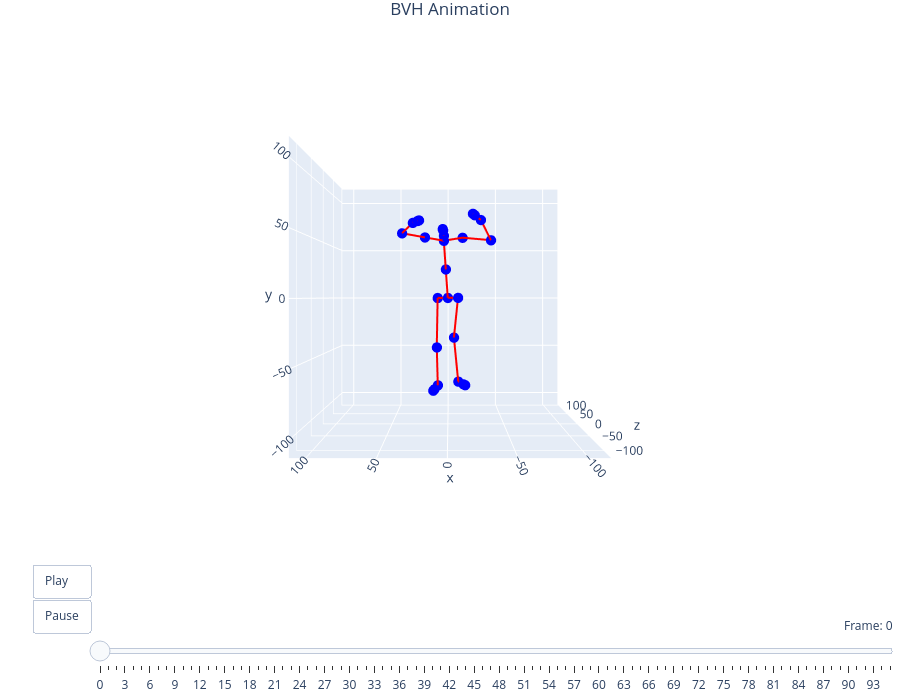

Notebook cell for this chart:
### Code cell
filename = "move"
viewer = preview_bvh(f'bvh/{filename}.bvh', True, True)

### Figure 1 — Plotly figure (JSON) as saved in the notebook; plotly's stock layout.template omitted (floating-point values rounded to 4 significant figures)
{"data": [{"hoverinfo": "text", "marker": {"color": "blue", "size": 6}, "mode": "markers", "showlegend": false, "text": ["mixamorig:Hips", "mixamorig:Spine", "mixamorig:Spine2", "mixamorig:Neck", "mixamorig:Head", "mixamorig:Head_end", "mixamorig:LeftShoulder", "mixamorig:LeftArm", "mixamorig:LeftForeArm", "mixamorig:LeftHand", "mixamorig:LeftHand_end", "mixamorig:RightShoulder", "mixamorig:RightArm", "mixamorig:RightForeArm", "mixamorig:RightHand", "mixamorig:RightHand_end", "mixamorig:LeftUpLeg", "mixamorig:LeftLeg", "mixamorig:LeftFoot", "mixamorig:LeftToeBase", "mixamorig:LeftToeBase_end", "mixamorig:RightUpLeg", "mixamorig:RightLeg", "mixamorig:RightFoot", "mixamorig:RightToeBase", "mixamorig:RightToeBase_end"], "type": "scatter3d", "x": [0.09584, 1.858, 3.62, 3.615, 4.246, 4.626, 20.35, 39.98, 30.29, 26.17, 24.94, -13.12, -37.85, -28.61, -23.2, -21.58, 9.242, 9.957, 9.435, 12.61, 13.56, -9.051, -5.411, -9.496, -14.11, -15.5], "y": [0.2715, 25.74, 51.2, 55.6, 60.24, 61.32, 53.86, 56.66, 65.11, 66.77, 67.26, 54.17, 50.94, 67.81, 71.75, 72.94, 0.1974, -44.17, -80.85, -84.04, -84.99, 0.3457, -35.31, -77.1, -78.28, -78.64], "z": [0.05481, -1.536, -3.126, -3.365, -5.477, -6.505, -6.446, -15.26, -21.24, -20.91, -20.81, -0.1117, -11.41, -19.22, -20.92, -21.43, 3.097, 0.9986, 20.45, 15.97, 14.63, -2.987, 0.3524, 17.91, 8.127, 5.192]}, {"hoverinfo": "none", "line": {"color": "red", "width": 4}, "mode": "lines", "showlegend": false, "type": "scatter3d", "x": [1.858, 0.09584, null, 3.62, 1.858, null, 3.615, 3.62, null, 4.246, 3.615, null, 4.626, 4.246, null, 20.35, 3.62, null, 39.98, 20.35, null, 30.29, 39.98, null, 26.17, 30.29, null, 24.94, 26.17, null, -13.12, 3.62, null, -37.85, -13.12, null, -28.61, -37.85, null, -23.2, -28.61, null, -21.58, -23.2, null, 9.242, 0.09584, null, 9.957, 9.242, null, 9.435, 9.957, null, 12.61, 9.435, null, 13.56, 12.61, null, -9.051, 0.09584, null, -5.411, -9.051, null, -9.496, -5.411, null, -14.11, -9.496, null, -15.5, -14.11, null], "y": [25.74, 0.2715, null, 51.2, 25.74, null, 55.6, 51.2, null, 60.24, 55.6, null, 61.32, 60.24, null, 53.86, 51.2, null, 56.66, 53.86, null, 65.11, 56.66, null, 66.77, 65.11, null, 67.26, 66.77, null, 54.17, 51.2, null, 50.94, 54.17, null, 67.81, 50.94, null, 71.75, 67.81, null, 72.94, 71.75, null, 0.1974, 0.2715, null, -44.17, 0.1974, null, -80.85, -44.17, null, -84.04, -80.85, null, -84.99, -84.04, null, 0.3457, 0.2715, null, -35.31, 0.3457, null, -77.1, -35.31, null, -78.28, -77.1, null, -78.64, -78.28, null], "z": [-1.536, 0.05481, null, -3.126, -1.536, null, -3.365, -3.126, null, -5.477, -3.365, null, -6.505, -5.477, null, -6.446, -3.126, null, -15.26, -6.446, null, -21.24, -15.26, null, -20.91, -21.24, null, -20.81, -20.91, null, -0.1117, -3.126, null, -11.41, -0.1117, null, -19.22, -11.41, null, -20.92, -19.22, null, -21.43, -20.92, null, 3.097, 0.05481, null, 0.9986, 3.097, null, 20.45, 0.9986, null, 15.97, 20.45, null, 14.63, 15.97, null, -2.987, 0.05481, null, 0.3524, -2.987, null, 17.91, 0.3524, null, 8.127, 17.91, null, 5.192, 8.127, null]}], "layout": {"height": 700, "margin": {"b": 0, "l": 0, "r": 0, "t": 30}, "scene": {"aspectmode": "cube", "camera": {"center": {"x": 0, "y": 0, "z": 0}, "eye": {"x": 0, "y": 0, "z": -2.5}, "up": {"x": 0, "y": 1, "z": 0}}, "xaxis": {"range": [-115.6, 111.8]}, "yaxis": {"range": [-112.7, 114.7]}, "zaxis": {"range": [-123.0, 104.4]}}, "sliders": [{"active": 0, "currentvalue": {"prefix": "Frame: ", "visible": true, "xanchor": "right"}, "len": 0.9, "pad": {"b": 10, "t": 50}, "steps": [{"args": [["frame_0"], {"frame": {"duration": 0, "redraw": true}, "mode": "immediate"}], "label": "0", "method": "animate"}, {"args": [["frame_1"], {"frame": {"duration": 0, "redraw": true}, "mode": "immediate"}], "label": "1", "method": "animate"}, {"args": [["frame_2"], {"frame": {"duration": 0, "redraw": true}, "mode": "immediate"}], "label": "2", "method": "animate"}, {"args": [["frame_3"], {"frame": {"duration": 0, "redraw": true}, "mode": "immediate"}], "label": "3", "method": "animate"}, {"args": [["frame_4"], {"frame": {"duration": 0, "redraw": true}, "mode": "immediate"}], "label": "4", "method": "animate"}, {"args": [["frame_5"], {"frame": {"duration": 0, "redraw": true}, "mode": "immediate"}], "label": "5", "method": "animate"}, {"args": [["frame_6"], {"frame": {"duration": 0, "redraw": true}, "mode": "immediate"}], "label": "6", "method": "animate"}, {"args": [["frame_7"], {"frame": {"duration": 0, "redraw": true}, "mode": "immediate"}], "label": "7", "method": "animate"}, {"args": [["frame_8"], {"frame": {"duration": 0, "redraw": true}, "mode": "immediate"}], "label": "8", "method": "animate"}, {"args": [["frame_9"], {"frame": {"duration": 0, "redraw": true}, "mode": "immediate"}], "label": "9", "method": "animate"}, {"args": [["frame_10"], {"frame": {"duration": 0, "redraw": true}, "mode": "immediate"}], "label": "10", "method": "animate"}, {"args": [["frame_11"], {"frame": {"duration": 0, "redraw": true}, "mode": "immediate"}], "label": "11", "method": "animate"}, {"args": [["frame_12"], {"frame": {"duration": 0, "redraw": true}, "mode": "immediate"}], "label": "12", "method": "animate"}, {"args": [["frame_13"], {"frame": {"duration": 0, "redraw": true}, "mode": "immediate"}], "label": "13", "method": "animate"}, {"args": [["frame_14"], {"frame": {"duration": 0, "redraw": true}, "mode": "immediate"}], "label": "14", "method": "animate"}, {"args": [["frame_15"], {"frame": {"duration": 0, "redraw": true}, "mode": "immediate"}], "label": "15", "method": "animate"}, {"args": [["frame_16"], {"frame": {"duration": 0, "redraw": true}, "mode": "immediate"}], "label": "16", "method": "animate"}, {"args": [["frame_17"], {"frame": {"duration": 0, "redraw": true}, "mode": "immediate"}], "label": "17", "method": "animate"}, {"args": [["frame_18"], {"frame": {"duration": 0, "redraw": true}, "mode": "immediate"}], "label": "18", "method": "animate"}, {"args": [["frame_19"], {"frame": {"duration": 0, "redraw": true}, "mode": "immediate"}], "label": "19", "method": "animate"}, {"args": [["frame_20"], {"frame": {"duration": 0, "redraw": true}, "mode": "immediate"}], "label": "20", "method": "animate"}, {"args": [["frame_21"], {"frame": {"duration": 0, "redraw": true}, "mode": "immediate"}], "label": "21", "method": "animate"}, {"args": [["frame_22"], {"frame": {"duration": 0, "redraw": true}, "mode": "immediate"}], "label": "22", "method": "animate"}, {"args": [["frame_23"], {"frame": {"duration": 0, "redraw": true}, "mode": "immediate"}], "label": "23", "method": "animate"}, {"args": [["frame_24"], {"frame": {"duration": 0, "redraw": true}, "mode": "immediate"}], "label": "24", "method": "animate"}, {"args": [["frame_25"], {"frame": {"duration": 0, "redraw": true}, "mode": "immediate"}], "label": "25", "method": "animate"}, {"args": [["frame_26"], {"frame": {"duration": 0, "redraw": true}, "mode": "immediate"}], "label": "26", "method": "animate"}, {"args": [["frame_27"], {"frame": {"duration": 0, "redraw": true}, "mode": "immediate"}], "label": "27", "method": "animate"}, {"args": [["frame_28"], {"frame": {"duration": 0, "redraw": true}, "mode": "immediate"}], "label": "28", "method": "animate"}, {"args": [["frame_29"], {"frame": {"duration": 0, "redraw": true}, "mode": "immediate"}], "label": "29", "method": "animate"}, {"args": [["frame_30"], {"frame": {"duration": 0, "redraw": true}, "mode": "immediate"}], "label": "30", "method": "animate"}, {"args": [["frame_31"], {"frame": {"duration": 0, "redraw": true}, "mode": "immediate"}], "label": "31", "method": "animate"}, {"args": [["frame_32"], {"frame": {"duration": 0, "redraw": true}, "mode": "immediate"}], "label": "32", "method": "animate"}, {"args": [["frame_33"], {"frame": {"duration": 0, "redraw": true}, "mode": "immediate"}], "label": "33", "method": "animate"}, {"args": [["frame_34"], {"frame": {"duration": 0, "redraw": true}, "mode": "immediate"}], "label": "34", "method": "animate"}, {"args": [["frame_35"], {"frame": {"duration": 0, "redraw": true}, "mode": "immediate"}], "label": "35", "method": "animate"}, {"args": [["frame_36"], {"frame": {"duration": 0, "redraw": true}, "mode": "immediate"}], "label": "36", "method": "animate"}, {"args": [["frame_37"], {"frame": {"duration": 0, "redraw": true}, "mode": "immediate"}], "label": "37", "method": "animate"}, {"args": [["frame_38"], {"frame": {"duration": 0, "redraw": true}, "mode": "immediate"}], "label": "38", "method": "animate"}, {"args": [["frame_39"], {"frame": {"duration": 0, "redraw": true}, "mode": "immediate"}], "label": "39", "method": "animate"}, {"args": [["frame_40"], {"frame": {"duration": 0, "redraw": true}, "mode": "immediate"}], "label": "40", "method": "animate"}, {"args": [["frame_41"], {"frame": {"duration": 0, "redraw": true}, "mode": "immediate"}], "label": "41", "method": "animate"}, {"args": [["frame_42"], {"frame": {"duration": 0, "redraw": true}, "mode": "immediate"}], "label": "42", "method": "animate"}, {"args": [["frame_43"], {"frame": {"duration": 0, "redraw": true}, "mode": "immediate"}], "label": "43", "method": "animate"}, {"args": [["frame_44"], {"frame": {"duration": 0, "redraw": true}, "mode": "immediate"}], "label": "44", "method": "animate"}, {"args": [["frame_45"], {"frame": {"duration": 0, "redraw": true}, "mode": "immediate"}], "label": "45", "method": "animate"}, {"args": [["frame_46"], {"frame": {"duration": 0, "redraw": true}, "mode": "immediate"}], "label": "46", "method": "animate"}, {"args": [["frame_47"], {"frame": {"duration": 0, "redraw": true}, "mode": "immediate"}], "label": "47", "method": "animate"}, {"args": [["frame_48"], {"frame": {"duration": 0, "redraw": true}, "mode": "immediate"}], "label": "48", "method": "animate"}, {"args": [["frame_49"], {"frame": {"duration": 0, "redraw": true}, "mode": "immediate"}], "label": "49", "method": "animate"}, {"args": [["frame_50"], {"frame": {"duration": 0, "redraw": true}, "mode": "immediate"}], "label": "50", "method": "animate"}, {"args": [["frame_51"], {"frame": {"duration": 0, "redraw": true}, "mode": "immediate"}], "label": "51", "method": "animate"}, {"args": [["frame_52"], {"frame": {"duration": 0, "redraw": true}, "mode": "immediate"}], "label": "52", "method": "animate"}, {"args": [["frame_53"], {"frame": {"duration": 0, "redraw": true}, "mode": "immediate"}], "label": "53", "method": "animate"}, {"args": [["frame_54"], {"frame": {"duration": 0, "redraw": true}, "mode": "immediate"}], "label": "54", "method": "animate"}, {"args": [["frame_55"], {"frame": {"duration": 0, "redraw": true}, "mode": "immediate"}], "label": "55", "method": "animate"}, {"args": [["frame_56"], {"frame": {"duration": 0, "redraw": true}, "mode": "immediate"}], "label": "56", "method": "animate"}, {"args": [["frame_57"], {"frame": {"duration": 0, "redraw": true}, "mode": "immediate"}], "label": "57", "method": "animate"}, {"args": [["frame_58"], {"frame": {"duration": 0, "redraw": true}, "mode": "immediate"}], "label": "58", "method": "animate"}, {"args": [["frame_59"], {"frame": {"duration": 0, "redraw": true}, "mode": "immediate"}], "label": "59", "method": "animate"}, {"args": [["frame_60"], {"frame": {"duration": 0, "redraw": true}, "mode": "immediate"}], "label": "60", "method": "animate"}, {"args": [["frame_61"], {"frame": {"duration": 0, "redraw": true}, "mode": "immediate"}], "label": "61", "method": "animate"}, {"args": [["frame_62"], {"frame": {"duration": 0, "redraw": true}, "mode": "immediate"}], "label": "62", "method": "animate"}, {"args": [["frame_63"], {"frame": {"duration": 0, "redraw": true}, "mode": "immediate"}], "label": "63", "method": "animate"}, {"args": [["frame_64"], {"frame": {"duration": 0, "redraw": true}, "mode": "immediate"}], "label": "64", "method": "animate"}, {"args": [["frame_65"], {"frame": {"duration": 0, "redraw": true}, "mode": "immediate"}], "label": "65", "method": "animate"}, {"args": [["frame_66"], {"frame": {"duration": 0, "redraw": true}, "mode": "immediate"}], "label": "66", "method": "animate"}, {"args": [["frame_67"], {"frame": {"duration": 0, "redraw": true}, "mode": "immediate"}], "label": "67", "method": "animate"}, {"args": [["frame_68"], {"frame": {"duration": 0, "redraw": true}, "mode": "immediate"}], "label": "68", "method": "animate"}, {"args": [["frame_69"], {"frame": {"duration": 0, "redraw": true}, "mode": "immediate"}], "label": "69", "method": "animate"}, {"args": [["frame_70"], {"frame": {"duration": 0, "redraw": true}, "mode": "immediate"}], "label": "70", "method": "animate"}, {"args": [["frame_71"], {"frame": {"duration": 0, "redraw": true}, "mode": "immediate"}], "label": "71", "method": "animate"}, {"args": [["frame_72"], {"frame": {"duration": 0, "redraw": true}, "mode": "immediate"}], "label": "72", "method": "animate"}, {"args": [["frame_73"], {"frame": {"duration": 0, "redraw": true}, "mode": "immediate"}], "label": "73", "method": "animate"}, {"args": [["frame_74"], {"frame": {"duration": 0, "redraw": true}, "mode": "immediate"}], "label": "74", "method": "animate"}, {"args": [["frame_75"], {"frame": {"duration": 0, "redraw": true}, "mode": "immediate"}], "label": "75", "method": "animate"}, {"args": [["frame_76"], {"frame": {"duration": 0, "redraw": true}, "mode": "immediate"}], "label": "76", "method": "animate"}, {"args": [["frame_77"], {"frame": {"duration": 0, "redraw": true}, "mode": "immediate"}], "label": "77", "method": "animate"}, {"args": [["frame_78"], {"frame": {"duration": 0, "redraw": true}, "mode": "immediate"}], "label": "78", "method": "animate"}, {"args": [["frame_79"], {"frame": {"duration": 0, "redraw": true}, "mode": "immediate"}], "label": "79", "method": "animate"}, {"args": [["frame_80"], {"frame": {"duration": 0, "redraw": true}, "mode": "immediate"}], "label": "80", "method": "animate"}, {"args": [["frame_81"], {"frame": {"duration": 0, "redraw": true}, "mode": "immediate"}], "label": "81", "method": "animate"}, {"args": [["frame_82"], {"frame": {"duration": 0, "redraw": true}, "mode": "immediate"}], "label": "82", "method": "animate"}, {"args": [["frame_83"], {"frame": {"duration": 0, "redraw": true}, "mode": "immediate"}], "label": "83", "method": "animate"}, {"args": [["frame_84"], {"frame": {"duration": 0, "redraw": true}, "mode": "immediate"}], "label": "84", "method": "animate"}, {"args": [["frame_85"], {"frame": {"duration": 0, "redraw": true}, "mode": "immediate"}], "label": "85", "method": "animate"}, {"args": [["frame_86"], {"frame": {"duration": 0, "redraw": true}, "mode": "immediate"}], "label": "86", "method": "animate"}, {"args": [["frame_87"], {"frame": {"duration": 0, "redraw": true}, "mode": "immediate"}], "label": "87", "method": "animate"}, {"args": [["frame_88"], {"frame": {"duration": 0, "redraw": true}, "mode": "immediate"}], "label": "88", "method": "animate"}, {"args": [["frame_89"], {"frame": {"duration": 0, "redraw": true}, "mode": "immediate"}], "label": "89", "method": "animate"}, {"args": [["frame_90"], {"frame": {"duration": 0, "redraw": true}, "mode": "immediate"}], "label": "90", "method": "animate"}, {"args": [["frame_91"], {"frame": {"duration": 0, "redraw": true}, "mode": "immediate"}], "label": "91", "method": "animate"}, {"args": [["frame_92"], {"frame": {"duration": 0, "redraw": true}, "mode": "immediate"}], "label": "92", "method": "animate"}, {"args": [["frame_93"], {"frame": {"duration": 0, "redraw": true}, "mode": "immediate"}], "label": "93", "method": "animate"}, {"args": [["frame_94"], {"frame": {"duration": 0, "redraw": true}, "mode": "immediate"}], "label": "94", "method": "animate"}, {"args": [["frame_95"], {"frame": {"duration": 0, "redraw": true}, "mode": "immediate"}], "label": "95", "method": "animate"}], "x": 0.1, "xanchor": "left", "y": 0, "yanchor": "top"}], "title": {"text": "BVH Animation", "x": 0.5, "xanchor": "center"}, "updatemenus": [{"buttons": [{"args": [null, {"frame": {"duration": 83, "redraw": true}, "fromcurrent": true, "mode": "immediate"}], "label": "Play", "method": "animate"}, {"args": [[null], {"frame": {"duration": 0, "redraw": false}, "mode": "immediate"}], "label": "Pause", "method": "animate"}], "showactive": false, "type": "buttons", "x": 0.1, "xanchor": "right", "y": 0, "yanchor": "top"}]}}
